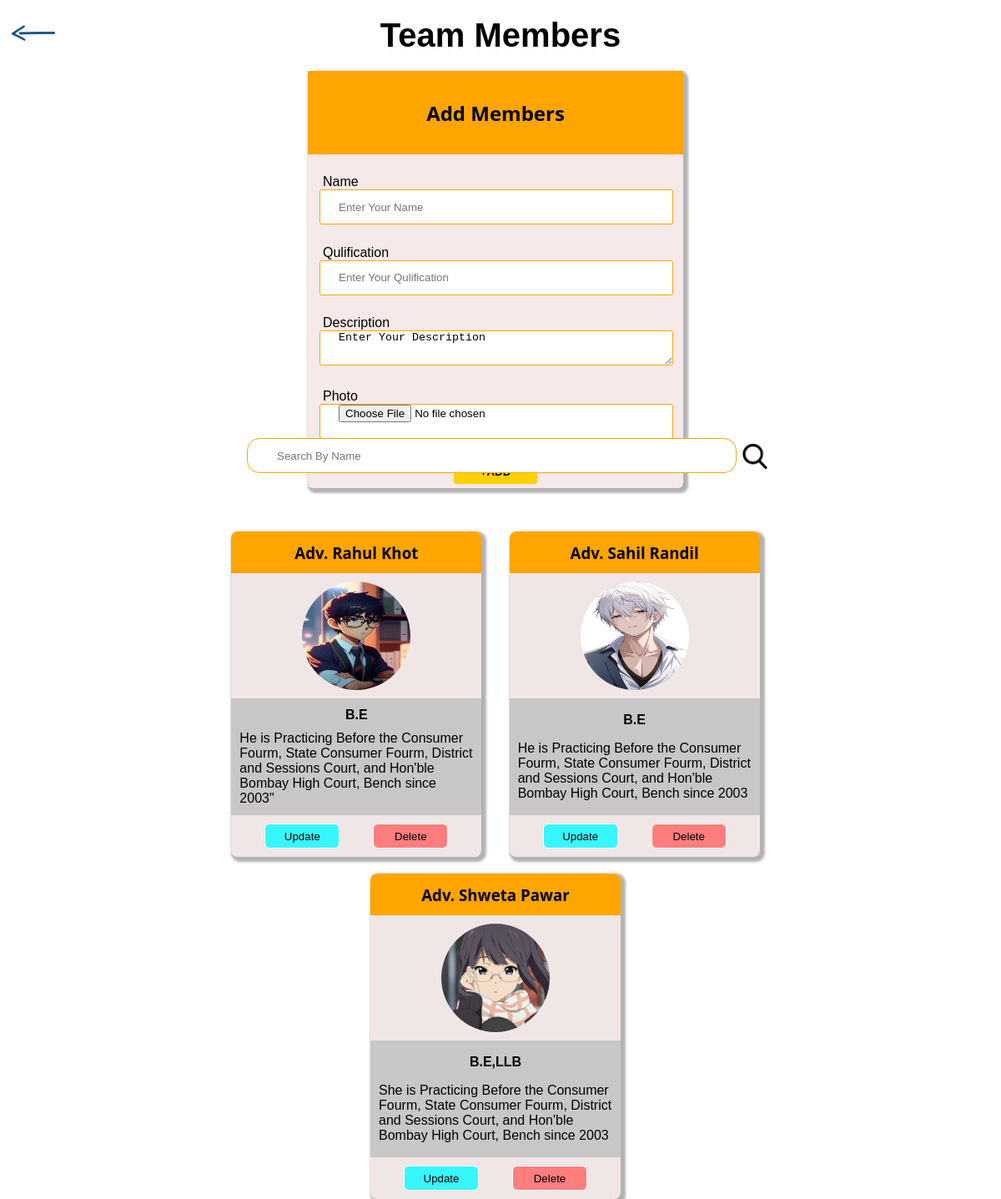
The page /admin_team (signed in) on the database its author committed.
### vakilapp/models.py (models this page shows, shortened)
class Team_Member(models.Model):
    user=models.ForeignKey(User,on_delete=models.SET_NULL,null=True,blank=True)
    Image=models.ImageField(upload_to='Team_Photo')
    Name=models.CharField(max_length=122 ,null=True)
    Qualification=models.CharField(max_length=122 ,null=True)
    Description=models.CharField(max_length=1000 ,null=True)
    Email=models.CharField(max_length=122 ,null=True)

### vakilapp/views.py (the view)
# urls.py: path('admin_team',views.admin_team,name='admin_team'),
@login_required(login_url='admin_login')
def admin_team(request):
    member=Team_Member.objects.all()
    result=None
    data=None
    if request.GET.get('Search'):
        member= member.filter(Name__icontains=request.GET.get('Search'))
        data=request.GET.get('Search')[0:7]
        result=True
    if not member:
         data=request.GET.get('Search')[0:7]
         result=False
    context={'member':member,'result':result,"data":data}
    return render(request,"admin_team.html",context)

### templates/admin_team.html (shortened to what this page needs)
{% extends "admin_base.html" %}
{% load static %}
{% block body %}
<a href="/admin_home" title="Back to HOME" class="back_to_home"><img src="{% static 'images/arrow.png' %}" alt="back_to_home" ></a>
<center><h1 class="sub_head">Team Members</h1></center>
<div class="team_parent">
    <form action="/add_team"  method="post" enctype="multipart/form-data">
        <div class="add_box">
            <div class="team_head">
                <h2>Add Members</h2>
            </div>
            <div>
                <label for="Name">Name</label><br>
                <input type="text" name="Name" placeholder="Enter Your Name">
            </div>
            <div>
                <label for="Qulification">Qulification</label><br>
                <input type="text" name="Qulification" placeholder="Enter Your Qulification">
            </div>
            <div>
                <label for="Description">Description</label><br>
                <textarea name="Description" id="" cols="30" rows="10">Enter Your Description</textarea>
            </div>
            <div>
                <label for="Photo">Photo</label><br>
                <input type="file" name="Photo" placeholder="Upload Your Profile Photo">
            </div>
            <div class="class_submit">
                <button type="submit" onclick="member_added()"><b>+ADD</b> </button>
            </div>
        </div>
    </form>
    <div class="team_box">
        <form>
            <div class="search-container">
                    <input type="text" name="Search" placeholder="Search By Name">
                    <button type="submit"><img src="{% static 'images/Search.png' %}" alt="Search" style="margin: 5px;"></button>
            </div>
        </form>
    <div class="carddiv">
        {% for i in member %}
            <div class="teamcard">
                <div class="cardhead">
                    <h3>{{i.Name}}</h3>
                </div>
                <div class="imgdiv">
                    <img src="/media/{{i.Image}}" alt="photo of {{i.Name}}">
                </div>
                <div class="teaminfo">
                    <b><p>{{i.Qualification}}</p></b>
                    <p>{{i.Description}}</p>
                </div>
                <div class="team_action">
                    <a href="/update_team/{{i.id}}/"><button class="Update">Update</button></a>
                    <a href="/delete_team?id={{i.id}}"><button class="Delete" onclick="delete_member()"> Delete</button></a>
                </div>
            </div>
        {% endfor %}
    </div>
    </div>
    </div>
{% endblock body %}

### templates/admin_base.html (shortened to what this page needs)
{% load static %}
<!DOCTYPE html>
<html>
<head>
    <link rel="stylesheet" href="{% static 'css/admin_style.css' %}">
</head>
<body>
{% block body %}{% endblock body %}
</body>
</html>

### static/css/admin_style.css (style rules this page uses)
* { margin: 0px; padding: 0px; }
html { overflow-x: hidden; }
h1 { font-family: 'Montserrat', sans-serif; }
h2,h3 { font-family: 'Open Sans', sans-serif; }
input { font-family: 'Montserrat', sans-serif; }
label { font-family:Arial, Helvetica, sans-serif }
.back_to_home img { position: absolute; height: 60px; width: 60px; top: 10px; left: 10px; }
.team_parent { width: 97%; height: 600px; display: flex; flex-direction: row; justify-content: space-around; align-items: center; flex-wrap: wrap; padding: 0% 1% 0% 1%; }
.add_box { border-radius: 6px; width: 450px; height: 500px; display: flex; flex-direction: column; justify-content: space-between; background-color: rgb(245, 233, 233); margin: 20px 20px 20px 20px; box-shadow: 3px 3px 3px 3px rgba(0, 0, 0, 0.3); }
.team_head { display: flex; justify-content: center; align-items: center; background-color: orange; height: 100px; }
.add_box input , textarea { height: 40px; width: 400px; border: 0.5px solid orange; border-radius: 3px; padding-left: 5%; margin-left: 3%; background-color: white; }
.add_box label { padding-left: 4%; }
.class_submit { display: flex; align-items: center; justify-content: center; padding-bottom: 1%; }
.add_box button { width: 100px; height: 30px; background-color: rgb(255, 208, 0); border: 0px; border-radius: 3px; }
.team_box { display: flex; flex-direction: column; height: 400px; margin: -80px 20px 20px 20px; }
.search-container { display: flex; flex-direction: row; justify-content: center; align-self: center; width: 100%; margin-bottom: 50px; }
.search-container input { height: 40px; width: 550px; border: 0.5px solid orange; border-radius: 15px; padding-left: 5%; margin-left: 3%; background-color: white; }
.search-container img , button { width: 30px; height: 30px; background-color: white; border: 1px solid white; cursor: pointer; justify-content: space-evenly; }
.carddiv { display: flex; flex-wrap: wrap; width: 700px; align-items: center; justify-content: space-evenly; padding-top: -14px; }
.teamcard { width: 300px; height: 390px; background-color: rgb(240, 230, 230); box-shadow: 3px 3px 3px 3px rgba(0, 0, 0, 0.3); border-radius: 8px; margin-top: 20px; }
.cardhead { width: 100%; height: 50px; background-color: orange; display: flex; align-items: center; justify-content: center; border-top-right-radius: 8px; border-top-left-radius: 8px; }
.imgdiv { width: 100%; height: 150px; display: flex; align-items: center; justify-content: center; }
.imgdiv img { height: 130px; width: 130px; border-radius: 80px; }
.teaminfo { background-color: rgb(201, 198, 198); height: 140px; overflow-x: hidden; display: flex; flex-direction: column; align-items: center; justify-content: space-evenly; padding: 0px 10px 0px 10px; font-family: sans-serif; }
.team_action { display: flex; align-items: center; justify-content: center; height: 50px; justify-content: space-evenly; }
.Update { width: 90px; height: 30px; background-color: rgb(56, 246, 253); border-radius: 6px; font-family: 'Montserrat', sans-serif; }
.Delete { width: 90px; height: 30px; background-color: rgb(255, 125, 125); border-radius: 6px; font-family: 'Montserrat', sans-serif; background-color: rgb(255, 125, 125); }
.sub_head { font-size: 40px; align-self: center; margin-top: 20px; }

### rows shown on the page
Team_Member: Name "Adv. Rahul Khot", Image (picture), Qualification "B.E", Description "He is Practicing Before the Consumer Fourm, State Consumer Fourm, District and Sessions Court, and Hon'ble Bombay High Court, Bench since 2003\""
Team_Member: Name "Adv. Sahil Randil", Image (picture), Qualification "B.E", Description "He is Practicing Before the Consumer Fourm, State Consumer Fourm, District and Sessions Court, and Hon'ble Bombay High Court, Bench since 2003"
Team_Member: Name "Adv. Shweta Pawar", Image (picture), Qualification "B.E,LLB", Description "She is Practicing Before the Consumer Fourm, State Consumer Fourm, District and Sessions Court, and Hon'ble Bombay High Court, Bench since 2003"
